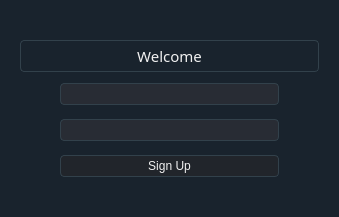
<?xml version="1.0" encoding="UTF-8"?>
<ui version="4.0">
 <class>SignUpForm</class>
 <widget class="QDialog" name="SignUpForm">
  <property name="enabled">
   <bool>true</bool>
  </property>
  <property name="geometry">
   <rect>
    <x>0</x>
    <y>0</y>
    <width>339</width>
    <height>217</height>
   </rect>
  </property>
  <property name="sizePolicy">
   <sizepolicy hsizetype="Expanding" vsizetype="Expanding">
    <horstretch>0</horstretch>
    <verstretch>0</verstretch>
   </sizepolicy>
  </property>
  <property name="windowTitle">
   <string>Sign Up</string>
  </property>
  <property name="styleSheet">
   <string notr="true">
*{font-family: Helvetica, 'Hiragino Sans GB', 'Microsoft Yahei', '微软雅黑', Arial, sans-serif;
}


QWidget
{
background-color: #19232D;
}

/* 文本编辑框 */
QLineEdit {
    background-color: #282C34;
    padding-top: 2px;     /* This QLineEdit fix  103, 111 */
    padding-bottom: 2px;  /* This QLineEdit fix  103, 111 */
    padding-left: 4px;
    padding-right: 4px;
    border-style: solid;
    border: 1px solid #32414B;
    border-radius: 4px;
    color: #F0F0F0;
}

QLineEdit:disabled {
    background-color: #282C34;
    color: #787878;
}

QLineEdit:hover{
    border: 1px solid #148CD2;
    color: #F0F0F0;
}

QLineEdit:selected{
    background: #1464A0;
    color: #32414B;
}


/* Button */
QPushButton {
    background-color: #21252B;
    border: 1px solid #32414B;
    color: #F0F0F0;
    border-radius: 4px;
    padding: 3px;
    outline: none;
}

QPushButton:disabled {
    background-color: #21252B;
    border: 1px solid #32414B;
    color: #787878;
    border-radius: 4px;
    padding: 3px;
}

QPushButton:checked {
    background-color: #32414B;
    border: 1px solid #32414B;
    border-radius: 4px;
    padding: 3px;
    outline: none;
}

QPushButton:checked:disabled {
    background-color: #19232D;
    border: 1px solid #32414B;
    color: #787878;
    border-radius: 4px;
    padding: 3px;
    outline: none;
}

QPushButton::menu-indicator {
    subcontrol-origin: padding;
    subcontrol-position: bottom right;
    bottom: 4px;
}

QPushButton:pressed {
    background-color: #19232D;
    border: 1px solid #19232D;
}

QPushButton:hover,
QPushButton:checked:hover{
    border: 1px solid #148CD2;
    color: #F0F0F0;
}

QPushButton:selected,
QPushButton:checked:selected{
    background: #1464A0;
    color: #32414B;
}



/* 标签 */
QLabel {
    border: 0px solid #32414B;
    margin: 0px;
    color: #F0F0F0;
}

QLabel::disabled {
    border: 0px solid #32414B;
    color: #787878;
}




/* 文本编辑框 */
QLineEdit {
    background-color: #282C34;
    padding-top: 2px;     /* This QLineEdit fix  103, 111 */
    padding-bottom: 2px;  /* This QLineEdit fix  103, 111 */
    padding-left: 4px;
    padding-right: 4px;
    border-style: solid;
    border: 1px solid #32414B;
    border-radius: 4px;
    color: #F0F0F0;
}

QLineEdit:disabled {
    background-color: #282C34;
    color: #787878;
}

QLineEdit:hover{
    border: 1px solid #148CD2;
    color: #F0F0F0;
}

QLineEdit:selected{
    background: #1464A0;
    color: #32414B;
}


/* 框 */
QFrame {
    border-radius: 4px;
    border: 1px solid #32414B;
}

QFrame[frameShape=&quot;0&quot;] {
    border-radius: 4px;
    border: 1px transparent #32414B;
}

QFrame[height=&quot;3&quot;],
QFrame[width=&quot;3&quot;] {
    background-color: #19232D;
}

</string>
  </property>
  <layout class="QVBoxLayout" name="verticalLayout_2">
   <property name="spacing">
    <number>11</number>
   </property>
   <property name="topMargin">
    <number>11</number>
   </property>
   <item>
    <widget class="QWidget" name="widget" native="true">
     <layout class="QGridLayout" name="gridLayout_2">
      <property name="verticalSpacing">
       <number>11</number>
      </property>
      <item row="1" column="0">
       <widget class="QLabel" name="label">
        <property name="font">
         <font>
          <family>Helvetica,Hiragino Sans GB,Microsoft Yahei,微软雅黑,Arial,sans-serif</family>
          <pointsize>11</pointsize>
         </font>
        </property>
        <property name="text">
         <string>Welcome</string>
        </property>
        <property name="alignment">
         <set>Qt::AlignHCenter|Qt::AlignTop</set>
        </property>
       </widget>
      </item>
      <item row="2" column="0">
       <layout class="QGridLayout" name="gridLayout">
        <property name="verticalSpacing">
         <number>14</number>
        </property>
        <item row="1" column="0">
         <spacer name="horizontalSpacer">
          <property name="orientation">
           <enum>Qt::Horizontal</enum>
          </property>
          <property name="sizeType">
           <enum>QSizePolicy::Fixed</enum>
          </property>
          <property name="sizeHint" stdset="0">
           <size>
            <width>40</width>
            <height>20</height>
           </size>
          </property>
         </spacer>
        </item>
        <item row="0" column="1" colspan="2">
         <widget class="QLineEdit" name="id_input"/>
        </item>
        <item row="1" column="1" colspan="2">
         <widget class="QLineEdit" name="pwd_input">
          <property name="toolTip">
           <string extracomment="Password should be no more than 6 words and not contain special characters"/>
          </property>
          <property name="echoMode">
           <enum>QLineEdit::Password</enum>
          </property>
         </widget>
        </item>
        <item row="2" column="1" colspan="2">
         <widget class="QPushButton" name="sign_up_button">
          <property name="text">
           <string>Sign Up</string>
          </property>
         </widget>
        </item>
        <item row="1" column="4">
         <spacer name="horizontalSpacer_2">
          <property name="orientation">
           <enum>Qt::Horizontal</enum>
          </property>
          <property name="sizeType">
           <enum>QSizePolicy::Fixed</enum>
          </property>
          <property name="sizeHint" stdset="0">
           <size>
            <width>40</width>
            <height>20</height>
           </size>
          </property>
         </spacer>
        </item>
       </layout>
      </item>
      <item row="0" column="0">
       <spacer name="verticalSpacer_2">
        <property name="orientation">
         <enum>Qt::Vertical</enum>
        </property>
        <property name="sizeHint" stdset="0">
         <size>
          <width>20</width>
          <height>40</height>
         </size>
        </property>
       </spacer>
      </item>
      <item row="3" column="0">
       <spacer name="verticalSpacer">
        <property name="orientation">
         <enum>Qt::Vertical</enum>
        </property>
        <property name="sizeHint" stdset="0">
         <size>
          <width>20</width>
          <height>40</height>
         </size>
        </property>
       </spacer>
      </item>
     </layout>
    </widget>
   </item>
  </layout>
 </widget>
 <tabstops>
  <tabstop>pwd_input</tabstop>
  <tabstop>id_input</tabstop>
  <tabstop>sign_up_button</tabstop>
 </tabstops>
 <resources/>
 <connections/>
</ui>
